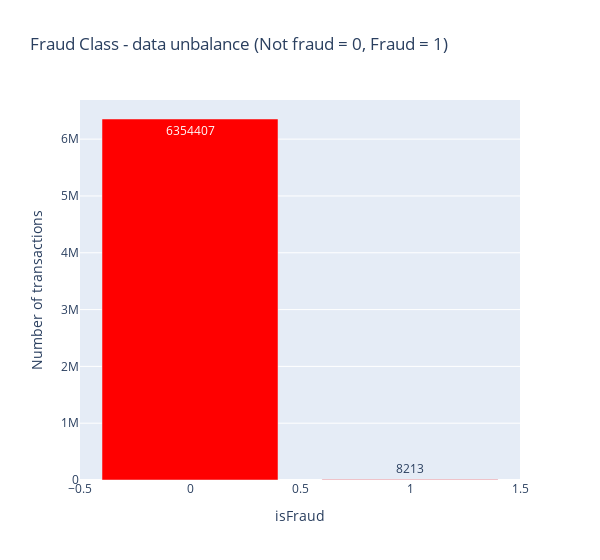

The notebook cell this image was saved under:
### Code cell
#Check for data unbalance
temp = data_df["isFraud"].value_counts()
df = pd.DataFrame({'isFraud': temp.index,'values': temp.values})

trace = go.Bar(
    x = df['isFraud'],y = df['values'],
    name="Fraud Class-data unbalance(Not fraud=0, Fraud=1)",
    marker=dict(color="Red"),
    text=df['values'])

data = [trace]
layout = dict(title = 'Fraud Class - data unbalance (Not fraud = 0, Fraud = 1)',
          xaxis = dict(title = 'isFraud', showticklabels=True), 
          yaxis = dict(title = 'Number of transactions'),
          hovermode = 'closest',width=600)

fig = dict(data=data, layout=layout)
iplot(fig, filename='class')

### Figure 1 — Plotly figure (JSON) as saved in the notebook; plotly's stock layout.template omitted (floating-point values rounded to 4 significant figures)
{"data": [{"marker": {"color": "Red"}, "name": "Fraud Class-data unbalance(Not fraud=0, Fraud=1)", "text": [6354407, 8213], "type": "bar", "x": [0, 1], "y": [6354407, 8213]}], "layout": {"hovermode": "closest", "title": {"text": "Fraud Class - data unbalance (Not fraud = 0, Fraud = 1)"}, "width": 600, "xaxis": {"showticklabels": true, "title": {"text": "isFraud"}}, "yaxis": {"title": {"text": "Number of transactions"}}}}
